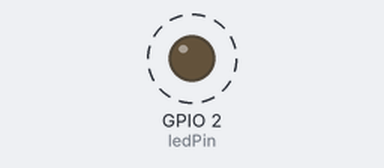
A sketch run on a simulated ESP32. On the bench: output pins drawn as LEDs (lit = HIGH). Dashed ring = blinking.

Above: at 0.15 s.
Timing chart, 0 to 3.0 s (numbered marks = the images above):
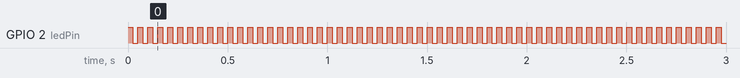

The sketch:

Blink_esp32.ino.ino
```cpp
const int ledPin = 2;          // Pin where LED is connected
const int frequency = 20;      // Blinking frequency in Hz
const int interval = 1000 / (2 * frequency); // Calculate interval

void setup() {
  pinMode(ledPin, OUTPUT);     // Set the LED pin as an OUTPUT
}

void loop() {
  digitalWrite(ledPin, HIGH);  // Turn LED on
  delay(interval);             // Wait for interval
  digitalWrite(ledPin, LOW);   // Turn LED off
  delay(interval);             // Wait for interval
}
```

Measured:
- by itself, GPIO 2 (ledPin): alternates HIGH for 0.03 s and LOW for 0.03 s
